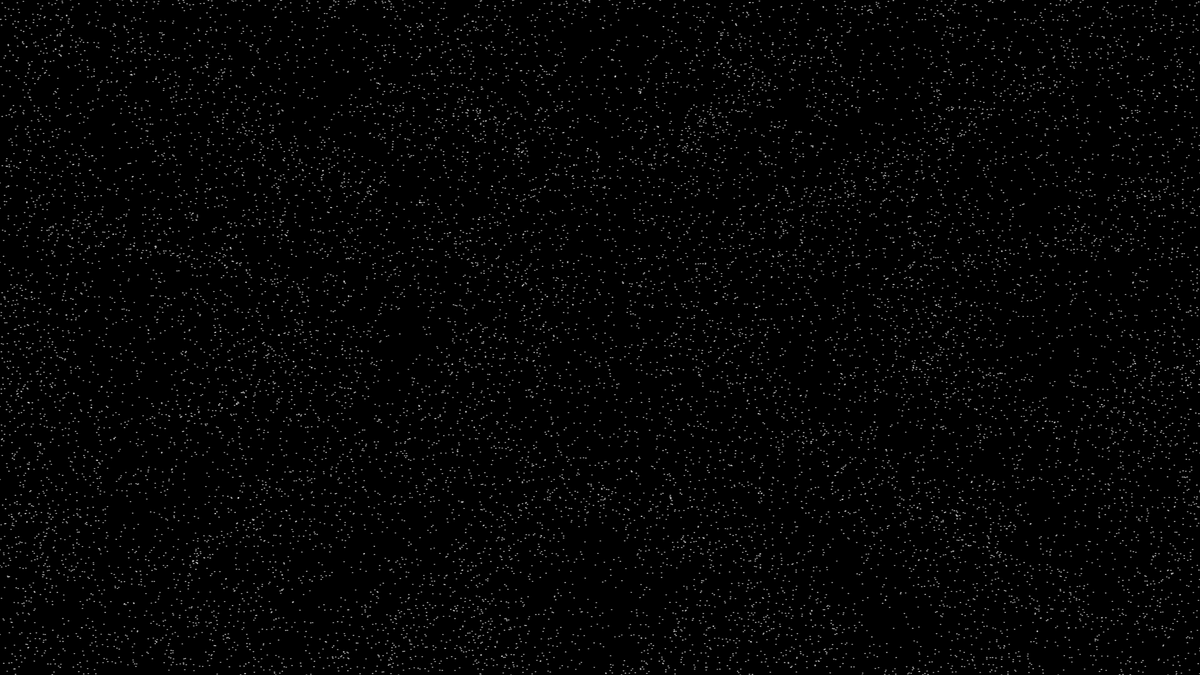
Frame 1 (no input)
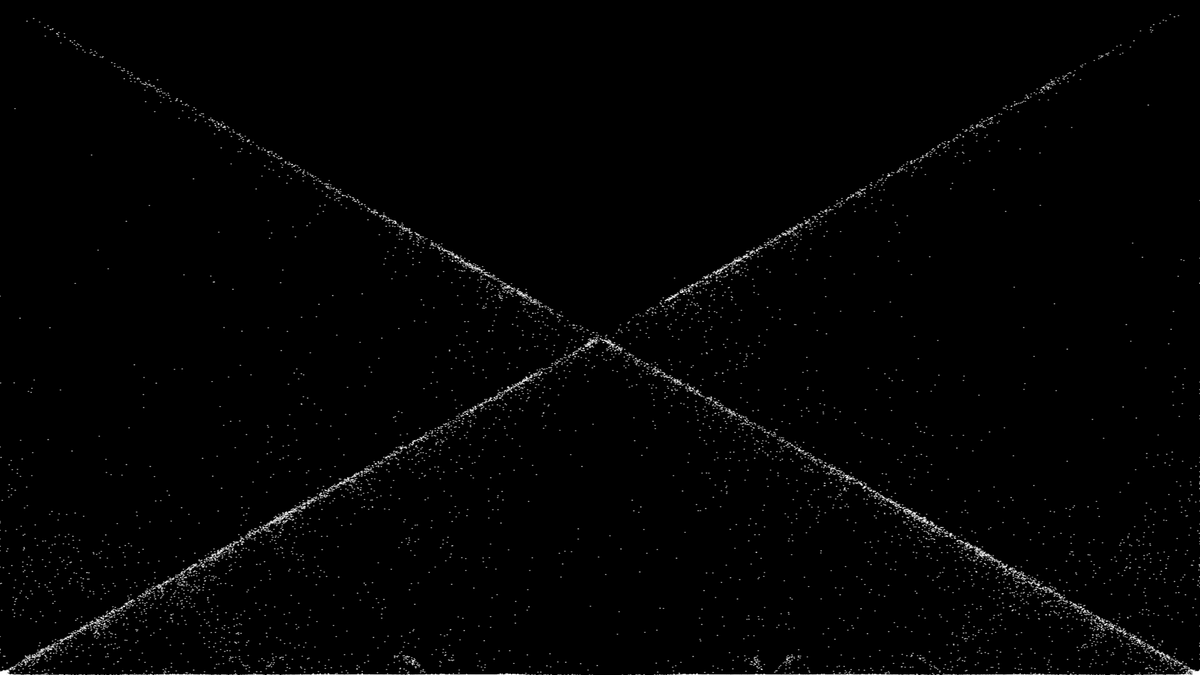
Frame 60 (no input)
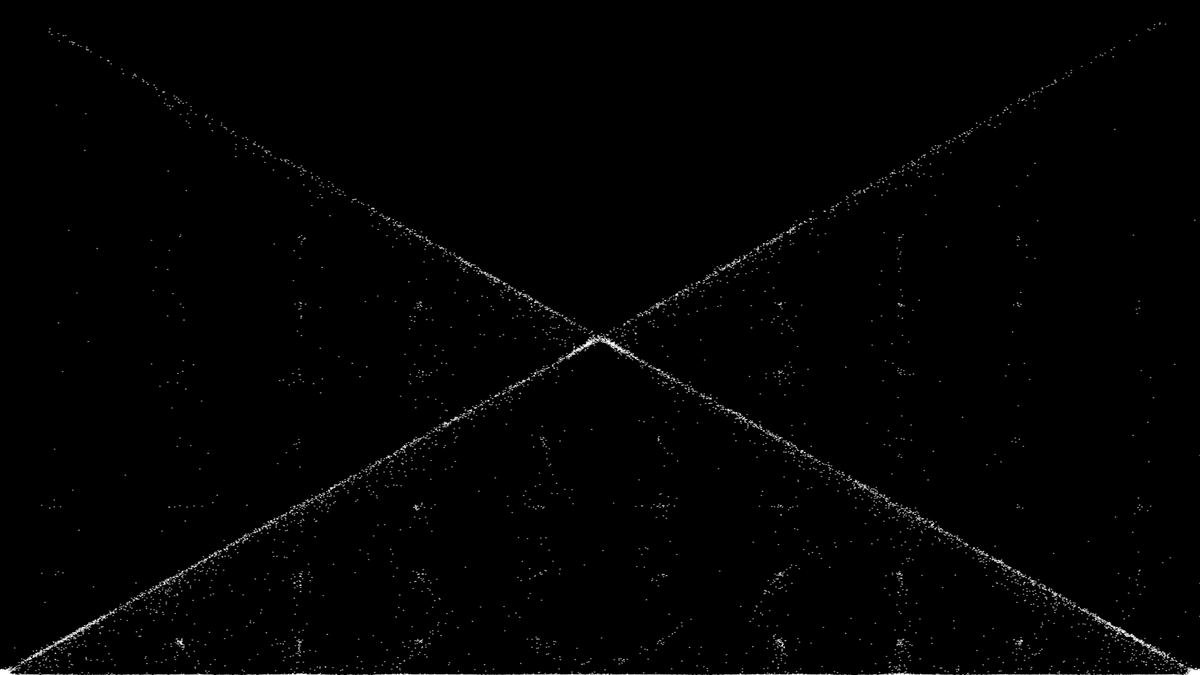
Frame 120 (the mouse pressed at the canvas centre since frame 60)

The p5.js sketch that drew these frames (run headless with seeded random() and noise() and a simulated clock; from frame 60 on, the mouse is pressed at the canvas centre):

// p5.js sketch
// ── sketch.js
let xCount = 120;
let yCount = 120;
let n = 5;
let m = 3; //m、n初始節點數

let randNM = 20;
let lastChangeTime = 0;
let changeInterval = 3000;

let myParticles = []; //存放粒子陣列

function setup() {
  createCanvas(1920, 1080,P2D);
  background(0);
  smooth();
  initParticle();
}

function draw() {
  translate(width / 2, height / 2); //從中心點開始
  scale(width / 2, height / 2);
  background(0); // Black background

  noFill();
  stroke(255, 180);
  strokeWeight(0.003);

  for (let i = 0; i < myParticles.length; i++) {
    myParticles[i].update();
    myParticles[i].display();
  }

  shuffle1(); 
  
  if (millis() - lastChangeTime > changeInterval) {
    lastChangeTime = millis(); // 更新最後一次更改的時間
    initParticle();  // 重新初始化粒子位置
  }
}


function shuffle1() {
  m = floor(mouseX / 96);
  n = floor(mouseY / 54);
  //節點數控制在20以下（randNM）

  
  while (m == n) {
    m = floor(random(randNM));
  }
}


function initParticle() {
  myParticles = []; // Clear the array first
  for (let y = 0; y < yCount; y++) {
    for (let x = 0; x < xCount; x++) {
      myParticles.push(new Particle()); 
    }
  }
}//x,y粒子增多至120

class Particle {
  constructor() {
    this.x = random(-1, 1);
    this.y = random(-1, 1);
    this.speed = 0.145;
  }
  //粒子在 X 軸和 Y 軸上的位置，範圍在 [-1, 1] 之間以及移動速度

  // 使粒子符合公式調整位置
  update() {
    let vibrationMax = 0.003;
    let vibrationX = random(-vibrationMax, vibrationMax);
    let vibrationY = random(-vibrationMax, vibrationMax);

    let amount = this.chladni(this.x, this.y);
    let randomNum = random(-0.2, 0.5);

    if (amount >= 0) {
      if (this.chladni(this.x + vibrationMax, this.y) >= amount) {
        this.x = constrain(this.x - randomNum * amount * this.speed + vibrationX, -1, 1);
      } else {
        this.x = constrain(this.x + randomNum * amount * this.speed + vibrationX, -1, 1);
      }
      if (this.chladni(this.x, this.y + vibrationMax) >= amount) {
        this.y = constrain(this.y - randomNum * amount * this.speed + vibrationY, -1, 1);
      } else {
        this.y = constrain(this.y + randomNum * amount * this.speed + vibrationY, -1, 1);
      }
    } else {
      if (this.chladni(this.x + vibrationMax, this.y) <= amount) {
        this.x = constrain(this.x + randomNum * amount * this.speed + vibrationX, -1, 1);
      } else {
        this.x = constrain(this.x - randomNum * amount * this.speed + vibrationX, -1, 1);
      }
      if (this.chladni(this.x, this.y + vibrationMax) <= amount) {
        this.y = constrain(this.y + randomNum * amount * this.speed + vibrationY, -1, 1);
      } else {
        this.y = constrain(this.y - randomNum * amount * this.speed + vibrationY, -1, 1);
      }
    }
  }

  // Chladni 計算公式
  chladni(x, y) {
    let L = 2;
    return cos(n * PI * x / L) * cos(m * PI * y / L) - cos(m * PI * x / L) * cos(n * PI * y / L);
  }

  // 粒子表現
  display() {
    point(this.x, this.y);
  }
}
